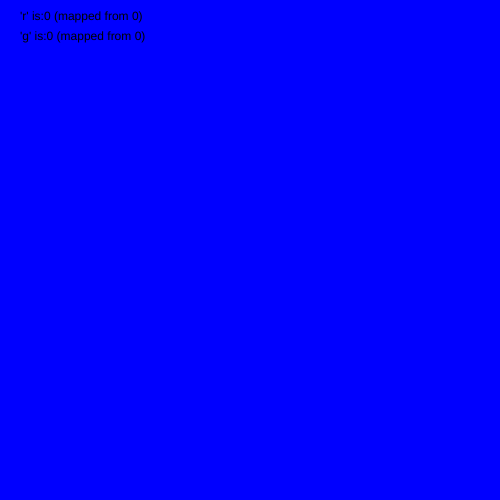
Frame 1 (no input)
Frame 60 (no input): identical to frame 1, image omitted
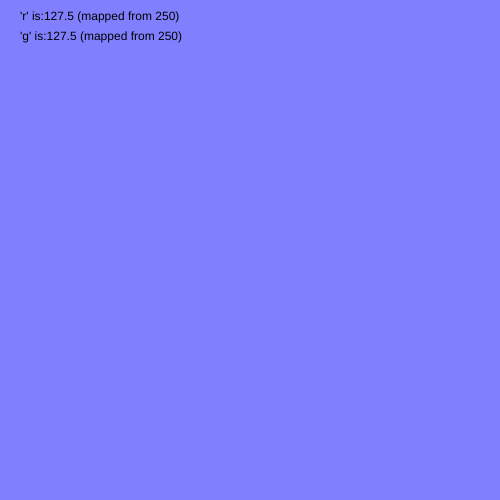
Frame 120 (the mouse pressed at the canvas centre since frame 60)

The p5.js sketch that drew these frames (run headless with seeded random() and noise() and a simulated clock; from frame 60 on, the mouse is pressed at the canvas centre):

// p5.js sketch
// ── sketch.js
function setup() {
  createCanvas(500, 500);
}

function draw() {
  // make a variable called 'r' to compute how much redness we need in our color
  // we will use the mouse's X position to compute this
  // the 'map' function can re-map from one range to another - here's how to read this:
  // (1) we are examining the current value of mouseX
  // (2) the lowest possible value of mouseX is 0
  // (3) the highest possible value of mouseX is 500 (width of canvas)
  // (4) the lowest possible value we WANT r to be is 0
  // (5) the highest possible value we WANT r to be is 255
  let r = map(mouseX, 0, 500, 0, 255);

  // do the same with mouseY and the greenness of the canvas
  let g = map(mouseY, 0, 500, 0, 255);

  // draw the background using our new color
  background(r, g, 255);

  text("'r' is:" + r + " (mapped from " + mouseX + ")", 20, 20);
  text("'g' is:" + g + " (mapped from " + mouseY + ")", 20, 40);
}
